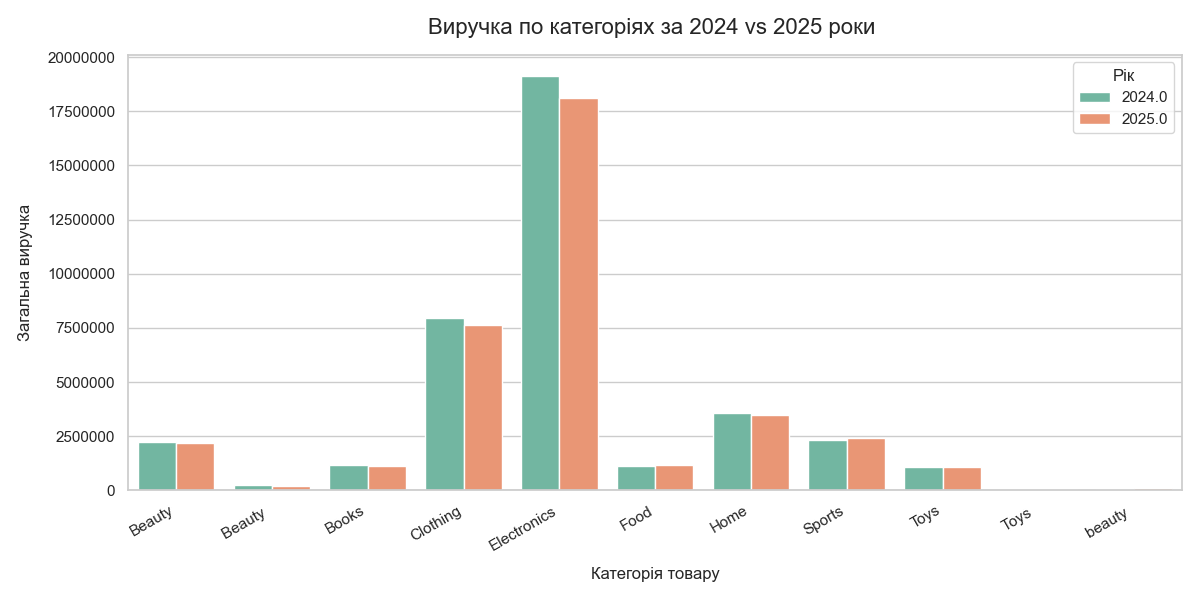

Write the Python code that produced this figure.
import os
import sqlite3
import numpy as np
import pandas as pd
import matplotlib.pyplot as plt
import seaborn as sns
# Візуалізація (matplotlib/seaborn)
# 4. Barplot: виручка по категоріях за 2024 vs 2025 (поруч).


with open('transactions.csv', 'r', encoding='utf-8') as f_in, \
        open('transactions_fixed.csv', 'w', encoding='utf-8') as f_out:
    header = f_in.readline().strip()
    f_out.write(header + '\n')
    expected_cols_count = len(header.split(','))

    for line in f_in:
        line_clean = line.strip()
        if not line_clean:
            continue

        parts = line_clean.split(',')
        if len(parts) > expected_cols_count:
            excess = len(parts) - expected_cols_count
            text_idx = 4
            fixed_text = "_".join(parts[text_idx: text_idx + excess + 1])
            fixed_parts = parts[:text_idx] + [fixed_text] + parts[text_idx + excess + 1:]

            f_out.write(",".join(fixed_parts) + '\n')
        else:
            f_out.write(line_clean + '\n')

tx = pd.read_csv('transactions_fixed.csv')


tx['transaction_date'] = pd.to_datetime(tx['transaction_date'], errors='coerce', format='mixed')
tx['year'] = tx['transaction_date'].dt.year


tx['quantity'] = pd.to_numeric(tx['quantity'], errors='coerce').abs()
tx['quantity'] = tx['quantity'].replace(0, 1).fillna(1).astype(int)


if 'discount' in tx.columns:
    tx['discount'] = pd.to_numeric(tx['discount'], errors='coerce').fillna(0.0)
    tx.loc[tx['discount'] > 1, 'discount'] = tx['discount'] / 100.0
else:
    tx['discount'] = 0.0

products = pd.read_excel('company_data.xlsx', sheet_name='Products')


products['unit_price'] = products['unit_price'].astype(str).str.replace(r'[$\u20AC\u00A3,]', '', regex=True)
products['unit_price'] = pd.to_numeric(products['unit_price'], errors='coerce').fillna(0.0)

products_clean = products[['product_id', 'category', 'unit_price']]

print("Об'єднання таблиць та розрахунок виручки...")
merged_df = pd.merge(tx, products_clean, on='product_id', how='left')


df_filtered = merged_df[merged_df['year'].isin([2024, 2025])]


df_filtered['clean_total_amount'] = df_filtered['quantity'] * df_filtered['unit_price'] * (1 - df_filtered['discount'])

revenue_data = df_filtered.groupby(['category', 'year'])['clean_total_amount'].sum().reset_index()


plt.figure(figsize=(12, 6))
sns.set_theme(style="whitegrid")

ax = sns.barplot(
    data=revenue_data,
    x='category',
    y='clean_total_amount',
    hue='year',
    palette='Set2'
)

plt.title('Виручка по категоріях за 2024 vs 2025 роки ', fontsize=16, pad=15)
plt.xlabel('Категорія товару', fontsize=12, labelpad=10)
plt.ylabel('Загальна виручка', fontsize=12, labelpad=10)

plt.ticklabel_format(style='plain', axis='y')
plt.xticks(rotation=30, ha='right')
plt.legend(title='Рік', loc='upper right')
plt.tight_layout()

plt.show()
